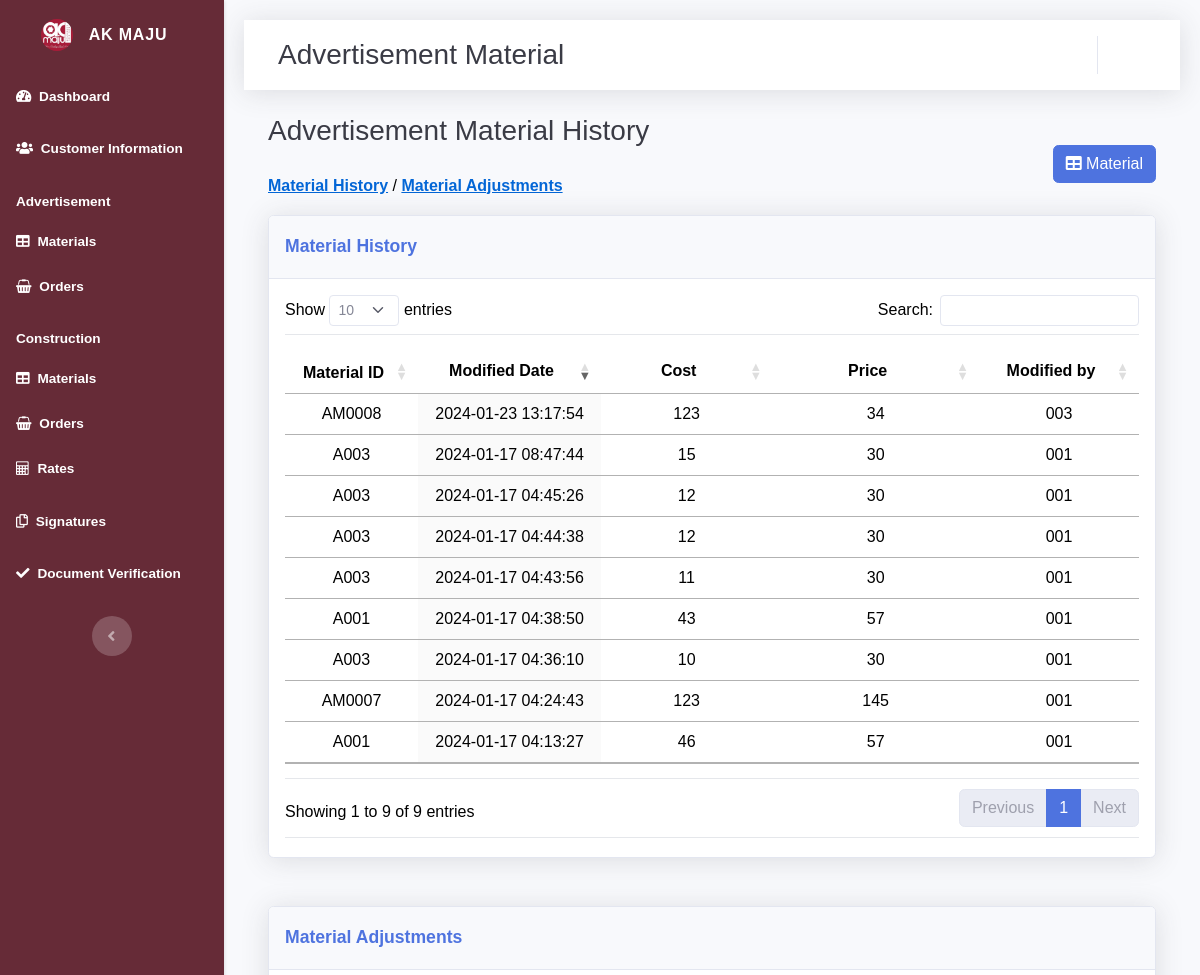
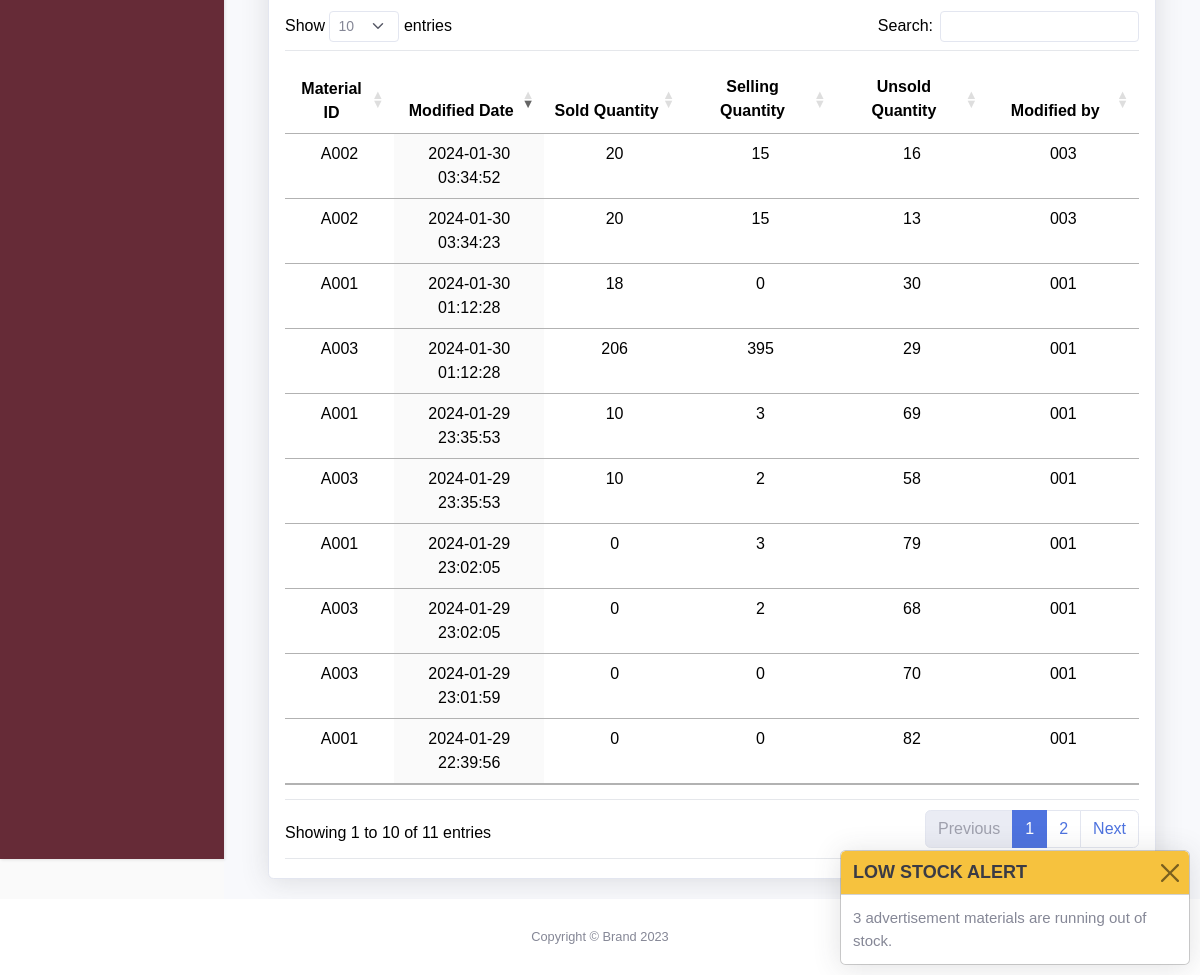
The page /AKMaju/admaterial-history.php (signed in) on the database its author committed (2 pictures, top to bottom).
### tables this page shows
CREATE TABLE `tb_am_history` (
  `AM_id` varchar(6) NOT NULL,
  `AMH_date` datetime NOT NULL,
  `AMH_cost` float NOT NULL,
  `AMH_price` float NOT NULL,
  `U_id` varchar(3) NOT NULL
);

CREATE TABLE `tb_advertisement_adjustment` (
  `U_id` varchar(3) NOT NULL,
  `AM_id` varchar(6) NOT NULL,
  `AMH_date` datetime NOT NULL,
  `AMH_soldQty` int(11) NOT NULL,
  `AMH_sellingQty` int(11) NOT NULL,
  `AMH_unsoldQty` int(11) NOT NULL
);

### AKMaju/admaterial-history.php (the view, shortened to what this page needs)
<?php
include ('mysession.php');
$sql = "SELECT *
        FROM tb_am_history";
$sqlp = "SELECT *
        FROM tb_advertisement_adjustment";
$result = mysqli_query($con,$sql);
$result2 = mysqli_query($con,$sqlp);
$fid = $_GET['id'];
$sqls="SELECT *FROM tb_user
        WHERE U_id='$fid'";
$result3 = mysqli_query($con,$sqls);
$rows=mysqli_fetch_array($result3);
include('datableheader.php');
?>
<!DOCTYPE html>
<html data-bs-theme="light" lang="en">
<head>
    <link rel="stylesheet" href="assets/bootstrap/css/bootstrap.min.css">
    <link rel="stylesheet" href="assets/fonts/fontawesome-all.min.css">
    <link rel="stylesheet" href="assets/fonts/font-awesome.min.css">
    <link rel="stylesheet" href="assets/fonts/ionicons.min.css">
    <link rel="stylesheet" href="assets/fonts/material-icons.min.css">
    <link rel="stylesheet" href="assets/fonts/fontawesome5-overrides.min.css">
    <link rel="stylesheet" href="assets/css/Filter.css">
    <link rel="stylesheet" href="assets/css/Login-Form-Basic-icons.css">
    <link rel="stylesheet" href="assets/css/sidebar-style4.css">
</head>
<body id="page-top">
    <div id="wrapper">
        <?php include ('navbar.php');?>
        <div class="d-flex flex-column" id="content-wrapper">
            <div id="content">
                <nav class="navbar navbar-expand bg-white shadow mb-4 topbar static-top navbar-light">
                    <div class="container-fluid"><button class="btn btn-link d-md-none rounded-circle me-3" id="sidebarToggleTop" type="button"><i class="fas fa-bars"></i></button>
                        <h3 class="text-dark mb-0">Advertisement Material</h3>
                        <ul class="navbar-nav flex-nowrap ms-auto">
                            <li class="nav-item dropdown no-arrow">
                                <?php echo"<div class='nav-item dropdown no-arrow'><a class='dropdown-toggle nav-link' aria-expanded='false' data-bs-toggle='dropdown' href='#''><span class='d-none d-lg-inline me-2 text-gray-600 small'>".$rows['U_id']."<br>".$rows['U_name']."</span></a>" ?>
                                </div>
                            </li>
                        </ul>
                    </div>
                </nav>
                <div class="container">
                    <div class="row">
                        <div class="col-md-6">
                            <h3 class="text-dark mb-4">Advertisement Material History</h3>
                            <p style="color: black; font-size: 16px;">
                            <a href="#historyCard" style="text-decoration: underline; color: #0366d6; font-weight: bold;">Material History</a>
                            /
                           <a href="#adjustCard" style="text-decoration: underline; color: #0366d6; font-weight: bold;">Material Adjustments</a>
                        </p>
                        </div>
                          <div class="col-md-6 d-flex justify-content-end align-items-center">
                            <?php
                                echo "<a href='admaterial.php?id=".$rows['U_id']."' class='btn btn-primary' role='button' style='text-align: justify; height:auto;'><i class='fas fa-table' style='position: sticky;''></i> Material</a>";
                            ?>
                        </div>
                </div>
            </div>
                <div class="container-fluid">
                    <div class="card shadow" id="historyCard">
                        <div class="card-header py-3" >
                            <p class="text-primary m-0 fw-bold">Material History</p>
                        </div>
                        <div class="card-body" style="padding-top: 0px;padding-bottom: 3px;">
                            <div class="table-responsive table mt-2" role="grid" aria-describedby="dataTable_info">
                            <table class="table my-0 table-responsive table mt-2 order-column hover" id="dataTable24">
                                    <thead>
                                        <tr>
                                            <th style="text-align: center;width: 25.6562px;padding-top: 8px;padding-bottom: 8px;margin-top: 32px;">Material ID</th>
                                            <th style="width: 96.831px;text-align: center;">Modified Date</th>
                                            <th style="width: 88.194px;text-align: center;">Cost</th>
                                            <th style="width: 97.837px;text-align: center;">Price</th>
                                            <th style="text-align: center;width: 80px;">Modified by</th>
                                        </tr>
                                    </thead>
                                    <tbody>
                                        <?php
                                            while($row=mysqli_fetch_array($result)){
                                                echo "<tr>";
                                                echo "<td style='width: 30px;text-align: center;'>".$row['AM_id']. "</td>";
                                                echo "<td style='text-align: center;'>".$row['AMH_date']. "</td>";
                                                echo "<td style='text-align: center;'>".$row['AMH_cost']. "</td>";
                                                echo "<td style='text-align: center;width: 130px;'>".$row['AMH_price']. "</td>";
                                                echo "<td style='text-align: center;'>".$row['U_id']. "</td>";
                                                echo "</tr>";
                                            }?>
                                        </tbody>
                                    </table>
                                </div>
                            </div>
                        </div>
                    </div>
                    <br>
                    <br>
                    <div class="container-fluid">
                    <div class="card shadow">
                        <div class="card-header py-3" id="adjustCard">
                            <p class="text-primary m-0 fw-bold">Material Adjustments</p>
                        </div>
                        <div class="card-body" style="padding-top: 0px;padding-bottom: 3px;">
                            <div class="table-responsive table mt-2" role="grid" aria-describedby="dataTable_info">
                            <table class="table my-0 table-responsive table mt-2 order-column hover" id="dataTable23">
                                    <thead>
                                        <tr>
                                            <th style="text-align: center;width: 25.6562px;padding-top: 8px;padding-bottom: 8px;margin-top: 32px;">Material ID</th>
                                            <th style="width: 96.831px;text-align: center;">Modified Date</th>
                                            <th style="width: 88.194px;text-align: center;">Sold Quantity</th>
                                            <th style="width: 97.837px;text-align: center;">Selling Quantity</th>
                                          <th style="width: 97.837px;text-align: center;">Unsold Quantity</th>
                                          <th style="width: 97.837px;text-align: center;">Modified by</th>
                                        </tr>
                                    </thead>
                                    <tbody>
                                        <?php
                                            while($row=mysqli_fetch_array($result2)){
                                                echo "<tr>";
                                                echo "<td style='width: 30px;text-align: center;'>".$row['AM_id']. "</td>";
                                                echo "<td style='text-align: center;'>".$row['AMH_date']. "</td>";
                                                echo "<td style='text-align: center;'>".$row['AMH_soldQty']. "</td>";
                                                echo "<td style='text-align: center;'>".$row['AMH_sellingQty']. "</td>";
                                                echo "<td style='text-align: center;'>".$row['AMH_unsoldQty']. "</td>";
                                                echo "<td style='text-align: center;'>".$row['U_id']. "</td>";
                                                echo "</tr>";
                                            }?>
                                        </tbody>
                                    </table>
                                </div>
                            </div>
                        </div>
                    </div>
                    </div>
                </div>
            </div>
            <footer class="bg-white sticky-footer">
                <div class="container my-auto">
                    <div class="text-center my-auto copyright"><span>Copyright © Brand 2023</span></div>
                </div>
            </footer>
        </div><a class="border rounded d-inline scroll-to-top" href="#page-top"><i class="fas fa-angle-up"></i></a>
<script src='https://cdn.tailwindcss.com/3.2.4'></script>
</body>
</html>

### AKMaju/customdatatable.css (style rules this page uses)
table.dataTable thead > tr > th.sorting, table.dataTable thead > tr > th.sorting_asc, table.dataTable thead > tr > th.sorting_desc, table.dataTable thead > tr > th.sorting_asc_disabled, table.dataTable thead > tr > th.sorting_desc_disabled, table.dataTable thead > tr > td.sorting, table.dataTable thead > tr > td.sorting_asc, table.dataTable thead > tr > td.sorting_desc, table.dataTable thead > tr > td.sorting_asc_disabled, table.dataTable thead > tr > td.sorting_desc_disabled { cursor: pointer; position: relative; padding-right: 26px; }
table.dataTable thead > tr > th.sorting:before, table.dataTable thead > tr > th.sorting:after, table.dataTable thead > tr > th.sorting_asc:before, table.dataTable thead > tr > th.sorting_asc:after, table.dataTable thead > tr > th.sorting_desc:before, table.dataTable thead > tr > th.sorting_desc:after, table.dataTable thead > tr > th.sorting_asc_disabled:before, table.dataTable thead > tr > th.sorting_asc_disabled:after, table.dataTable thead > tr > th.sorting_desc_disabled:before, table.dataTable thead > tr > th.sorting_desc_disabled:after, table.dataTable thead > tr > td.sorting:before, table.dataTable thead > tr > td.sorting:after, table.dataTable thead > tr > td.sorting_asc:before, table.dataTable thead > tr > td.sorting_asc:after, table.dataTable thead > tr > td.sorting_desc:before, table.dataTable thead > tr > td.sorting_desc:after, table.dataTable thead > tr > td.sorting_asc_disabled:before, table.dataTable thead > tr > td.sorting_asc_disabled:after, table.dataTable thead > tr > td.sorting_desc_disabled:before, table.dataTable thead > tr > td.sorting_desc_disabled:after { position: absolute; display: block; opacity: 0.125; right: 10px; line-height: 9px; font-size: 0.8em; }
table.dataTable thead > tr > th.sorting:before, table.dataTable thead > tr > th.sorting_asc:before, table.dataTable thead > tr > th.sorting_desc:before, table.dataTable thead > tr > th.sorting_asc_disabled:before, table.dataTable thead > tr > th.sorting_desc_disabled:before, table.dataTable thead > tr > td.sorting:before, table.dataTable thead > tr > td.sorting_asc:before, table.dataTable thead > tr > td.sorting_desc:before, table.dataTable thead > tr > td.sorting_asc_disabled:before, table.dataTable thead > tr > td.sorting_desc_disabled:before { bottom: 50%; content: "▲"; content: "▲"/""; }
table.dataTable thead > tr > th.sorting:after, table.dataTable thead > tr > th.sorting_asc:after, table.dataTable thead > tr > th.sorting_desc:after, table.dataTable thead > tr > th.sorting_asc_disabled:after, table.dataTable thead > tr > th.sorting_desc_disabled:after, table.dataTable thead > tr > td.sorting:after, table.dataTable thead > tr > td.sorting_asc:after, table.dataTable thead > tr > td.sorting_desc:after, table.dataTable thead > tr > td.sorting_asc_disabled:after, table.dataTable thead > tr > td.sorting_desc_disabled:after { top: 50%; content: "▼"; content: "▼"/""; }
table.dataTable thead > tr > th.sorting_asc:before, table.dataTable thead > tr > th.sorting_desc:after, table.dataTable thead > tr > td.sorting_asc:before, table.dataTable thead > tr > td.sorting_desc:after { opacity: 0.6; }
table.dataTable thead th, table.dataTable thead td, table.dataTable tfoot th, table.dataTable tfoot td { text-align: left; }
table.dataTable thead th, table.dataTable tfoot th { font-weight: bold; }
table.dataTable > thead > tr > th, table.dataTable > thead > tr > td { padding: 10px; border-bottom: 1px solid rgba(0, 0, 0, 0.3); }
table.dataTable tbody tr { background-color: transparent; }
table.dataTable tbody th, table.dataTable tbody td { padding: 8px 10px; }
table.dataTable.order-column > tbody tr > .sorting_1, table.dataTable.order-column > tbody tr > .sorting_2, table.dataTable.order-column > tbody tr > .sorting_3, table.dataTable.display > tbody tr > .sorting_1, table.dataTable.display > tbody tr > .sorting_2, table.dataTable.display > tbody tr > .sorting_3 { box-shadow: inset 0 0 0 9999px rgba(0, 0, 0, 0.019); box-shadow: inset 0 0 0 9999px rgba(var(--dt-column-ordering), 0.019); }
table.dataTable.no-footer { border-bottom: 1px solid rgba(0, 0, 0, 0.3); }
table.dataTable th, table.dataTable td { box-sizing: content-box; }

### AKMaju/assets/css/Filter.css (style rules this page uses)
* { outline: none; }

### rows shown on the page
tb_am_history: AM "A001", AMH_date "2024-01-17 04:13:27", AMH_cost "46", AMH_price "57", U "001"
tb_am_history: AM "A001", AMH_date "2024-01-17 04:38:50", AMH_cost "43", AMH_price "57", U "001"
tb_am_history: AM "A003", AMH_date "2024-01-17 04:36:10", AMH_cost "10", AMH_price "30", U "001"
tb_am_history: AM "A003", AMH_date "2024-01-17 04:43:56", AMH_cost "11", AMH_price "30", U "001"
tb_am_history: AM "A003", AMH_date "2024-01-17 04:44:38", AMH_cost "12", AMH_price "30", U "001"
tb_am_history: AM "A003", AMH_date "2024-01-17 04:45:26", AMH_cost "12", AMH_price "30", U "001"
tb_am_history: AM "A003", AMH_date "2024-01-17 08:47:44", AMH_cost "15", AMH_price "30", U "001"
tb_am_history: AM "AM0007", AMH_date "2024-01-17 04:24:43", AMH_cost "123", AMH_price "145", U "001"
tb_am_history: AM "AM0008", AMH_date "2024-01-23 13:17:54", AMH_cost "123", AMH_price "34", U "003"
tb_advertisement_adjustment: AM "A001", AMH_date "2024-01-29 22:39:56", AMH_soldQty "0", AMH_sellingQty "0", AMH_unsoldQty "82", U "001"
tb_advertisement_adjustment: AM "A001", AMH_date "2024-01-29 23:02:05", AMH_soldQty "0", AMH_sellingQty "3", AMH_unsoldQty "79", U "001"
tb_advertisement_adjustment: AM "A001", AMH_date "2024-01-29 23:35:53", AMH_soldQty "10", AMH_sellingQty "3", AMH_unsoldQty "69", U "001"
tb_advertisement_adjustment: AM "A001", AMH_date "2024-01-30 01:12:28", AMH_soldQty "18", AMH_sellingQty "0", AMH_unsoldQty "30", U "001"
tb_advertisement_adjustment: AM "A003", AMH_date "2024-01-29 23:01:59", AMH_soldQty "0", AMH_sellingQty "0", AMH_unsoldQty "70", U "001"
tb_advertisement_adjustment: AM "A003", AMH_date "2024-01-29 23:02:05", AMH_soldQty "0", AMH_sellingQty "2", AMH_unsoldQty "68", U "001"
tb_advertisement_adjustment: AM "A003", AMH_date "2024-01-29 23:35:53", AMH_soldQty "10", AMH_sellingQty "2", AMH_unsoldQty "58", U "001"
tb_advertisement_adjustment: AM "A003", AMH_date "2024-01-30 01:12:28", AMH_soldQty "206", AMH_sellingQty "395", AMH_unsoldQty "29", U "001"
tb_advertisement_adjustment: AM "A002", AMH_date "2024-01-30 03:34:23", AMH_soldQty "20", AMH_sellingQty "15", AMH_unsoldQty "13", U "003"
tb_advertisement_adjustment: AM "A002", AMH_date "2024-01-30 03:34:52", AMH_soldQty "20", AMH_sellingQty "15", AMH_unsoldQty "16", U "003"

### other values the page prints
$message "3 advertisement materials are running out of stock."
